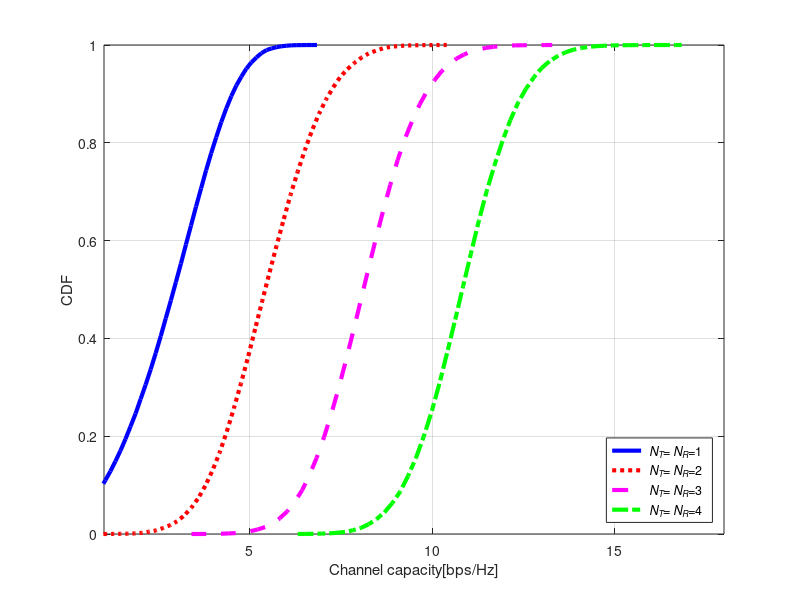

Here is the MATLAB script that generated this plot:
clc
clear all
close all

SNR_dB = 10; 
SNR_linear = 10.^(SNR_dB/10.);
N_iter=50000; 
sq2=sqrt(0.5); 
grps = {'b-'; 'r:';'m--';'g-.'};

CDF = zeros(4,50);

for nT = 1:4
    
    nR = nT;
    I = eye(nT);
    
    C = zeros(1,N_iter);
    
    for iter=1:N_iter
        
        H = sq2*(randn(nR,nT)+1j*randn(nR,nT));
        C(iter) = log2(real(det(I+SNR_linear/nT*(H'*H))));
        
    end
    
    [PDF,Rate] = hist(C,50);
    PDF = PDF/N_iter;
    
    for i=1:50
        CDF(nT,i) = sum(PDF(1:i));
    end
    
    plot(Rate,CDF(nT,:),grps{nT},'linewidth',3); 
    hold on
    
end

xlabel('Channel capacity[bps/Hz]'); 
ylabel('CDF')

axis([1 18 0 1]); 
grid on; 
set(gca,'fontsize',10);
legend('{\it N_T}={\it N_R}=1','{\it N_T}={\it N_R}=2',...
    '{\it N_T}={\it N_R}=3','{\it N_T}={\it N_R}=4','location','southeast');
